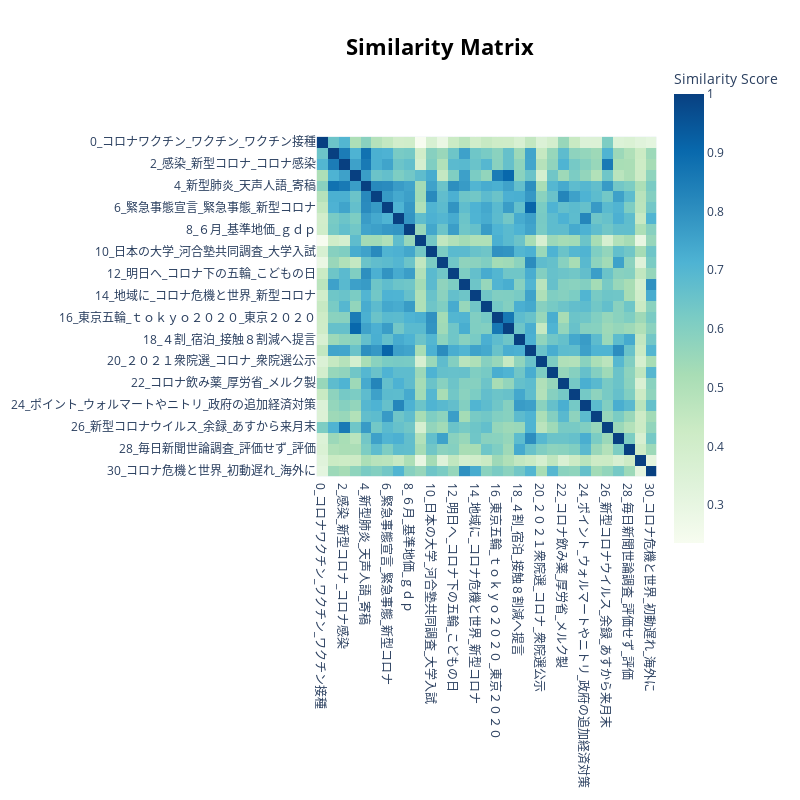

Source (notebook cell):
### Code cell
model.model.visualize_heatmap()

### Figure 1 — Plotly figure (JSON) as saved in the notebook; plotly's stock layout.template omitted (floating-point values rounded to 4 significant figures; data arrays with more than 128 entries replaced by an {"elided": "..."} marker saying what was removed)
{"data": [{"coloraxis": "coloraxis", "hovertemplate": "x: %{x}<br>y: %{y}<br>Similarity Score: %{z}<extra></extra>", "name": "0", "type": "heatmap", "x": ["0_コロナワクチン_ワクチン_ワクチン接種", "1_新型肺炎_クルーズ船_厚労相", "2_感染_新型コロナ_コロナ感染", "3_東京_新型コロナ_新規感染", "4_新型肺炎_天声人語_寄稿", "5_専門家会議_新型コロナ_厚労省", "6_緊急事態宣言_緊急事態_新型コロナ", "7_日銀_閣議決定_過去最大", "8_６月_基準地価_ｇｄｐ", "9_自公合意_３０万円給付_１０万円給付", "10_日本の大学_河合塾共同調査_大学入試", "11_首相_自民党総裁選_菅首相", "12_明日へ_コロナ下の五輪_こどもの日", "13_中国_新型肺炎_武漢", "14_地域に_コロナ危機と世界_新型コロナ", "15_国内死者５０００人超_ペース加速_コロナ", "16_東京五輪_ｔｏｋｙｏ２０２０_東京２０２０", "17_大阪_北海道_兵庫", "18_４割_宿泊_接触８割減へ提言", "19_イート_緊急事態_政府", "20_２０２１衆院選_コロナ_衆院選公示", "21_韓国_北朝鮮_米大統領選", "22_コロナ飲み薬_厚労省_メルク製", "23_タカラバイオ_ｐｃｒ_ｐｃｒ検査", "24_ポイント_ウォルマートやニトリ_政府の追加経済対策", "25_きょう決定_緊急事態_きょう時短解除", "26_新型コロナウイルス_余録_あすから来月末", "27_政府_政府専門家会議の提言_１５件義務化せず", "28_毎日新聞世論調査_評価せず_評価", "29_プロ野球_選抜高校野球_サッカー", "30_コロナ危機と世界_初動遅れ_海外に"], "xaxis": "x", "y": ["0_コロナワクチン_ワクチン_ワクチン接種", "1_新型肺炎_クルーズ船_厚労相", "2_感染_新型コロナ_コロナ感染", "3_東京_新型コロナ_新規感染", "4_新型肺炎_天声人語_寄稿", "5_専門家会議_新型コロナ_厚労省", "6_緊急事態宣言_緊急事態_新型コロナ", "7_日銀_閣議決定_過去最大", "8_６月_基準地価_ｇｄｐ", "9_自公合意_３０万円給付_１０万円給付", "10_日本の大学_河合塾共同調査_大学入試", "11_首相_自民党総裁選_菅首相", "12_明日へ_コロナ下の五輪_こどもの日", "13_中国_新型肺炎_武漢", "14_地域に_コロナ危機と世界_新型コロナ", "15_国内死者５０００人超_ペース加速_コロナ", "16_東京五輪_ｔｏｋｙｏ２０２０_東京２０２０", "17_大阪_北海道_兵庫", "18_４割_宿泊_接触８割減へ提言", "19_イート_緊急事態_政府", "20_２０２１衆院選_コロナ_衆院選公示", "21_韓国_北朝鮮_米大統領選", "22_コロナ飲み薬_厚労省_メルク製", "23_タカラバイオ_ｐｃｒ_ｐｃｒ検査", "24_ポイント_ウォルマートやニトリ_政府の追加経済対策", "25_きょう決定_緊急事態_きょう時短解除", "26_新型コロナウイルス_余録_あすから来月末", "27_政府_政府専門家会議の提言_１５件義務化せず", "28_毎日新聞世論調査_評価せず_評価", "29_プロ野球_選抜高校野球_サッカー", "30_コロナ危機と世界_初動遅れ_海外に"], "yaxis": "y", "z": {"elided": "31x31 float values"}}], "layout": {"coloraxis": {"colorbar": {"title": {"text": "Similarity Score"}}, "colorscale": [[0, "rgb(247,252,240)"], [0.125, "rgb(224,243,219)"], [0.25, "rgb(204,235,197)"], [0.375, "rgb(168,221,181)"], [0.5, "rgb(123,204,196)"], [0.625, "rgb(78,179,211)"], [0.75, "rgb(43,140,190)"], [0.875, "rgb(8,104,172)"], [1, "rgb(8,64,129)"]]}, "height": 800, "hoverlabel": {"bgcolor": "white", "font": {"family": "Rockwell", "size": 16}}, "legend": {"title": {"text": "Trend"}}, "margin": {"t": 60}, "showlegend": true, "title": {"font": {"color": "Black", "size": 22}, "text": "<b>Similarity Matrix", "x": 0.55, "xanchor": "center", "y": 0.95, "yanchor": "top"}, "width": 800, "xaxis": {"anchor": "y", "constrain": "domain", "domain": [0, 1], "scaleanchor": "y"}, "yaxis": {"anchor": "x", "autorange": "reversed", "constrain": "domain", "domain": [0, 1]}}}
